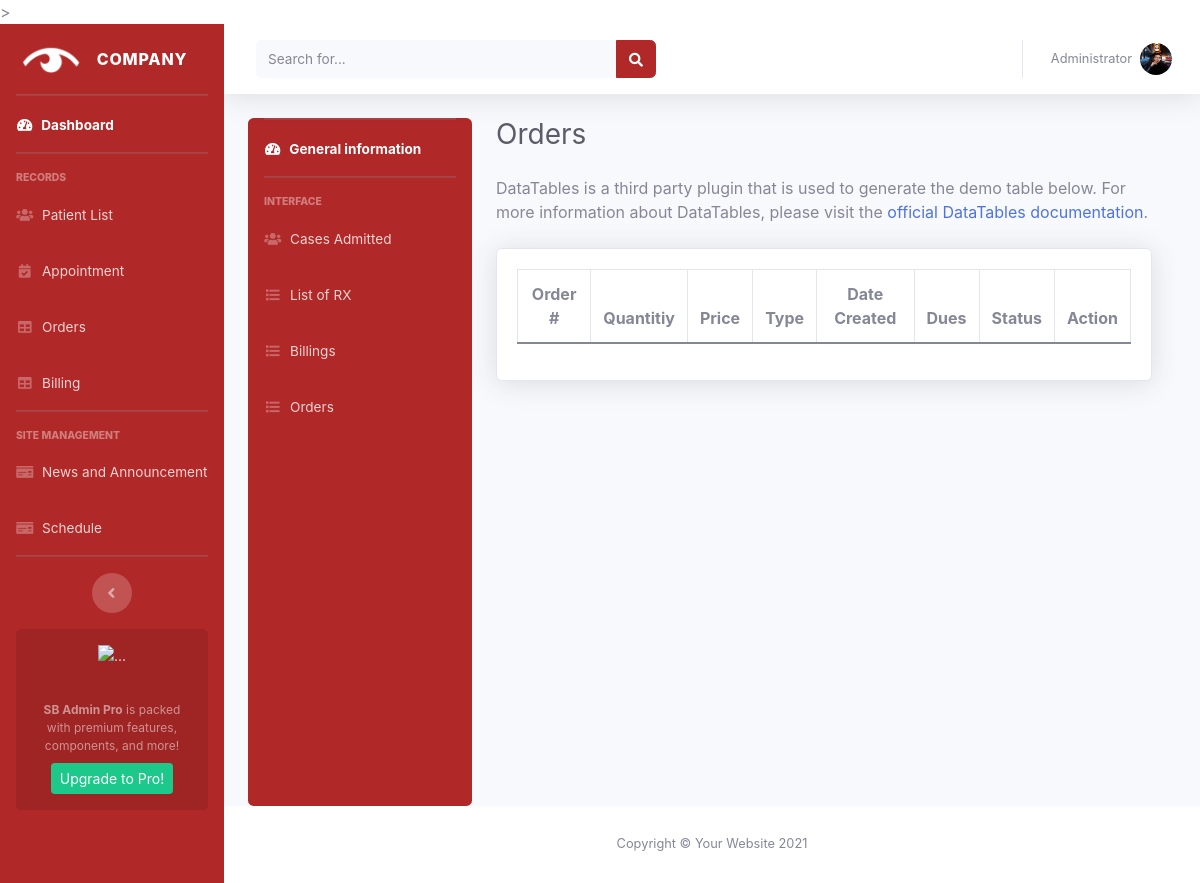
/patient_list/patient/4/Orders/ (signed in), run on an earlier commit of the app's database.
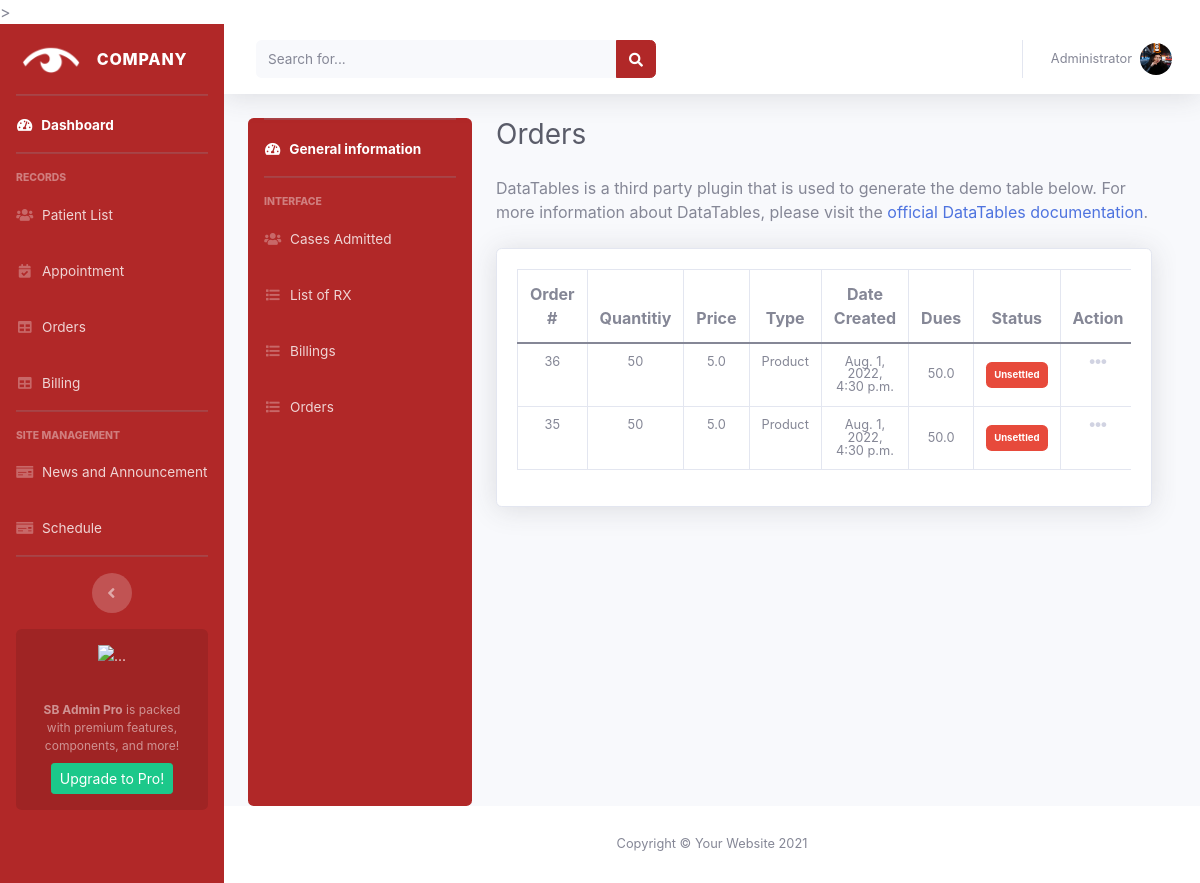
And on a later commit of the database.
### accounts/models.py (models this page shows)
class Order(models.Model):
    TYPE = (
        ('Glasses', 'Glasses'),
        ('Product', 'Product'),
    )
    PAY_TYPE = (
        ('Installment Pay', 'Installment Pay'),
        ('Full Pay', 'Full Pay'),
    )
    user = models.ForeignKey(User, null=True, blank=True,on_delete=models.CASCADE)
    price = models.FloatField(null=True,blank=True)
    quantity = models.IntegerField(null=True,blank=True)
    due = models.FloatField(null=True,blank=True)
    type = models.CharField(max_length=200, null=True,blank=True, choices=TYPE)
    payment_type = models.CharField(max_length=200, null=True,blank=True, choices=PAY_TYPE)
    months = models.CharField(default='0',max_length=200, null=True, blank=True)
    paid_until =  models.DateTimeField(blank=True,null=True)
    annual_rate = models.CharField(default='0',max_length=200, null=True, blank=True)
    date_created = models.DateTimeField(auto_now_add=True)
    product_details = models.CharField(default='None:',max_length=200, null=True, blank=True)
    dispense_details = models.CharField(default='None:',max_length=200, null=True, blank=True)
    lab_details = models.CharField(default='None:',max_length=200, null=True, blank=True)
    status = models.CharField(max_length=200, null=True,blank=True)
    note = models.CharField(max_length=200, null=True,blank=True)

### accounts/decorators.py (the view)
        def wrapper_func(request, *args, **kwargs):
            group = None
            if request.user.groups.exists():
                group = request.user.groups.all()[0].name
            if group in allowed_roles:
                return view_func(request, *args, **kwargs)
            else:
                return HttpResponse('You are not authorized to view this page!')

### accounts/views.py (called while the page is built)
@login_required(login_url='login')
@allowed_users(allowed_roles=['admin'])
def person_order(request, pk):
    patient = Account.objects.get(id=pk)
    orders = Order.objects.filter(
        user=patient.user).order_by('-date_created')
    context = {'patient': patient, 'orders': orders, }
    return render(request, 'admin/components/person_orders.html', context)

### accounts/templates/admin/components/person_orders.html (shortened to what this page needs)
{% extends 'admin/components/person.html' %} {% block title %}Patients{% endblock %}
{% block patient %}
{% load svg %}
<div class="d-sm-flex align-items-center justify-content-between mb-4">
    <h1 class="h3 mb-0 text-gray-800">Orders</h1>
</div>
<p class="mb-4">DataTables is a third party plugin that is used to generate the demo table below.
    For more information about DataTables, please visit the <a target="_blank" href="https://datatables.net">official
        DataTables documentation</a>.</p>
<div class="card shadow mb-4">
    <div class="card-body">
        <div class="table-responsive">
            <table class="table table-bordered text-center align-middle">
                <thead>
                    <tr>
                        <th class="text-center">Order #</th>
                        <th>Quantitiy</th>
                        <th>Price</th>
                        <th>Type</th>
                        <th>Date Created</th>
                        <th class="text-center">Dues</th>
                        <th class="text-center">Status</th>
                        <th class="text-center">Action</th>
                    </tr>
                </thead>
                <tbody>
                    {% for order in orders%}
                    <tr class="small text-center lh-1">
                        <td class="text-center">{{order.id}}</td>
                        <td>{{order.quantity}}</td>
                        <td>{{order.price}}</td>
                        <td>{{order.type}}</td>
                        <td>{{order.date_created}}</td>
                        <td class="align-middle">{{order.due}}</td>
                        <td class="align-middle">
                            {% if order.status == "Fully Paid" %}
                            <span class="badge p-2 bg-success align-middle">{{order.status}}</span>
                            {% elif order.status == "Unsettled" %}
                            <span class="badge p-2 bg-danger align-middle">{{order.status}}</span>
                            {% else %}
                            <span class="badge p-2 bg-warning align-middle">{{order.status}}</span>
                            {% endif %}
                        </td>
                        <td class="text-center">
                            <div class="dropdown no-arrow">
                                <a class="dropdown-toggle" href="#" role="button" id="dropdownMenuLink-{{order.id}}"
                                    data-toggle="dropdown" aria-haspopup="true" aria-expanded="false">
                                    <i class="fas fa-ellipsis-h fa-lg fa-fw text-gray-400"></i>
                                </a>
                            </div>
                        </td>
                    </tr>
                    {% endfor %}
                </tbody>
            </table>
        </div>
    </div>
</div>
{% endblock %}

What changed in the data, as far as the page shows it:
added Order: id "36", quantity "50", price "5.0", type "Product", date_created "Aug. 1, 2022, 4:30 p.m.", due "50.0", status "Unsettled"
added Order: id "35", quantity "50", price "5.0", type "Product", date_created "Aug. 1, 2022, 4:30 p.m.", due "50.0", status "Unsettled"
